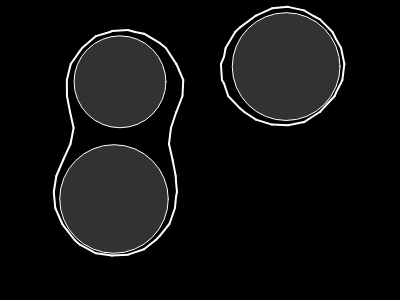
Frame 1 (no input)
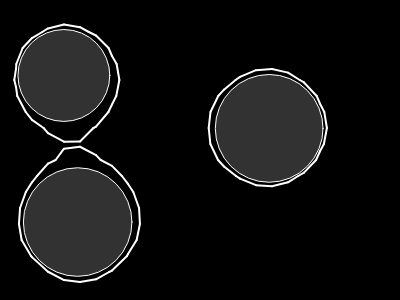
Frame 60 (no input)
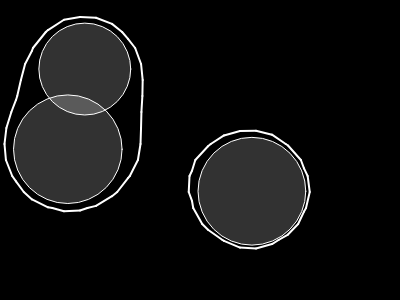
Frame 120 (the mouse pressed at the canvas centre since frame 60)

The p5.js sketch that drew these frames (run headless with seeded random() and noise() and a simulated clock; from frame 60 on, the mouse is pressed at the canvas centre):

// p5.js sketch
// ── sketch.js
// Marching Squares Metaballs Interpolation
// Coding in the Cabana
// The Coding Train / Daniel Shiffman
// https://thecodingtrain.com/challenges/coding-in-the-cabana/005-marching-squares.html
// https://youtu.be/0ZONMNUKTfU
// p5 port: https://editor.p5js.org/codingtrain/sketches/hEB4588QC

let bubbles = [];
let field = [];
let rez = 16;
let cols, rows;

function setup() {
  createCanvas(400, 300);
  cols = 1 + width / rez;
  rows = 1 + height / rez;
  for (let i = 0; i < cols; i++) {
    let k = [];
    for (let j = 0; j < rows; j++) {
      k.push(0);
    }
    field.push(k);
  }
  for (let i = 0; i < 3; i++) {
    bubbles.push(new Bubble());
  }
}

function drawLine(v1, v2) {
  line(v1.x, v1.y, v2.x, v2.y);
}

function draw() {
  background(0);

  for (let i = 0; i < cols; i++) {
    for (let j = 0; j < rows; j++) {
      let sum = 0;
      let x = i * rez;
      let y = j * rez;
      for (let b of bubbles) {
        sum += (b.r * b.r) / ((x - b.x) * (x - b.x) + (y - b.y) * (y - b.y));
      }
      field[i][j] = sum;
    }
  }
  //for (int i = 0; i < cols; i++) {
  //  for (int j = 0; j < rows; j++) {
  //    fill(field[i][j]*255);
  //    noStroke();
  //    rect(i*rez, j*rez, rez, rez);
  //  }
  //}

  for (let b of bubbles) {
    b.update();
    b.show();
  }

  for (let i = 0; i < cols - 1; i++) {
    for (let j = 0; j < rows - 1; j++) {
      let x = i * rez;
      let y = j * rez;

      // interpolation
      let threshold = 1;
      let c1 = field[i][j] < threshold ? 0 : 1;
      let c2 = field[i + 1][j] < threshold ? 0 : 1;
      let c3 = field[i + 1][j + 1] < threshold ? 0 : 1;
      let c4 = field[i][j + 1] < threshold ? 0 : 1;
      let state = getState(c1, c2, c3, c4);
      stroke(255);
      strokeWeight(2);
      let a_val = field[i][j];
      let b_val = field[i + 1][j];
      let c_val = field[i + 1][j + 1];
      let d_val = field[i][j + 1];

      let a = createVector();
      let amt = (1 - a_val) / (b_val - a_val);
      a.x = lerp(x, x + rez, amt);
      a.y = y;

      let b = createVector();
      amt = (1 - b_val) / (c_val - b_val);
      b.x = x + rez;
      b.y = lerp(y, y + rez, amt);

      let c = createVector();
      amt = (1 - d_val) / (c_val - d_val);
      c.x = lerp(x, x + rez, amt);
      c.y = y + rez;
      for (let i = 0; i < cols; i++) {
        let k = [];
        for (let j = 0; j < rows; j++) {
          k.push(0);
        }
        field.push(k);
      }

      let d = createVector();
      amt = (1 - a_val) / (d_val - a_val);
      d.x = x;
      d.y = lerp(y, y + rez, amt);

      stroke(255);
      strokeWeight(2);
      switch (state) {
        case 1:
          drawLine(c, d);
          break;
        case 2:
          drawLine(b, c);
          break;
        case 3:
          drawLine(b, d);
          break;
        case 4:
          drawLine(a, b);
          break;
        case 5:
          drawLine(a, d);
          drawLine(b, c);
          break;
        case 6:
          drawLine(a, c);
          break;
        case 7:
          drawLine(a, d);
          break;
        case 8:
          drawLine(a, d);
          break;
        case 9:
          drawLine(a, c);
          break;
        case 10:
          drawLine(a, b);
          drawLine(c, d);
          break;
        case 11:
          drawLine(a, b);
          break;
        case 12:
          drawLine(b, d);
          break;
        case 13:
          drawLine(b, c);
          break;
        case 14:
          drawLine(c, d);
          break;
      }
    }
  }
}

function getState(a, b, c, d) {
  return a * 8 + b * 4 + c * 2 + d * 1;
}

// ── Bubble.js
// Marching Squares Metaballs Interpolation
// Coding in the Cabana
// The Coding Train / Daniel Shiffman
// https://thecodingtrain.com/challenges/coding-in-the-cabana/005-marching-squares.html
// https://youtu.be/0ZONMNUKTfU
// p5 port: https://editor.p5js.org/codingtrain/sketches/hEB4588QC

class Bubble {
  constructor() {
    this.r = random(40, 60);
    this.x = random(this.r, width - this.r);
    this.y = random(this.r, height - this.r);
    this.vx = random(-2, 2);
    this.vy = random(-2, 2);
  }

  show() {
    noFill();
    stroke(255);
    fill(255, 50);
    strokeWeight(1);
    circle(this.x, this.y, this.r * 2);
  }

  update() {
    this.x += this.vx;
    this.y += this.vy;
    if (this.x > width - this.r || this.x < this.r) {
      this.vx *= -1;
    }
    if (this.y > height - this.r || this.y < this.r) {
      this.vy *= -1;
    }
  }
}
